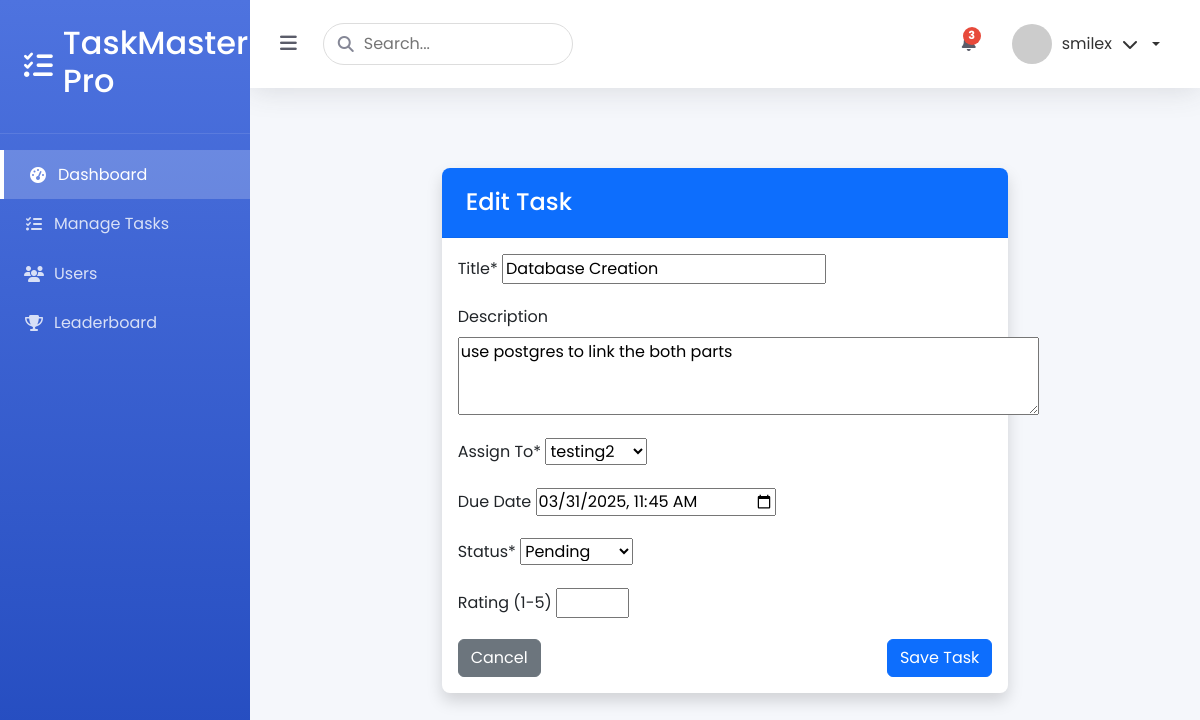
Screenshot of /tasks/4/edit/ (signed in) with the database file from the repository.
### myapp/models.py (models this page shows, shortened)
class CustomUser(AbstractUser):
    is_admin = models.BooleanField(default=False)
    points = models.IntegerField(default=0)
    rewards = models.IntegerField(default=0)
    def __str__(self):
        return self.username

class Task(models.Model):
    STATUS_CHOICES = [
        ('pending', 'Pending'),
        ('in_progress', 'In Progress'),
        ('completed', 'Completed'),
        ('verified', 'Verified'),
    ]
    title = models.CharField(max_length=200)
    description = models.TextField()
    created_by = models.ForeignKey(CustomUser, on_delete=models.CASCADE, related_name='created_tasks')
    assigned_to = models.ForeignKey(CustomUser, on_delete=models.CASCADE, related_name='assigned_tasks')
    created_at = models.DateTimeField(auto_now_add=True)
    updated_at = models.DateTimeField(auto_now=True)
    due_date = models.DateTimeField()
    status = models.CharField(max_length=20, choices=STATUS_CHOICES, default='pending')
    rating = models.IntegerField(
        null=True,
        blank=True,
        validators=[MinValueValidator(1), MaxValueValidator(5)]
    )
    admin_notes = models.TextField(null=True, blank=True)
    tracker = FieldTracker()  # For tracking field changes

### myapp/views.py (the view)
# urls.py: path('tasks/<int:pk>/edit/', edit_task, name='edit_task'),
@login_required
def edit_task(request, pk):
    task = get_object_or_404(Task, pk=pk)
    if request.method == 'POST':
        form = TaskForm(request.POST, instance=task, user=request.user)
        if form.is_valid():
            if not request.user.is_admin or not form.cleaned_data.get('rating'):
                form.instance.rating = task.rating  # Keep existing rating
            form.save()
            return redirect('managetasks')
    else:
        form = TaskForm(instance=task, user=request.user)
    context = {
        'form': form,
        'task': task
    }
    return render(request, 'myapp/task_form.html', context)

### myapp/forms.py
class TaskForm(forms.ModelForm):
    class Meta:
        model = Task
        fields = ['title', 'description', 'assigned_to', 'due_date', 'status', 'rating']
        widgets = {
            'due_date': forms.DateTimeInput(attrs={'type': 'datetime-local'}),
            'description': forms.Textarea(attrs={'rows': 3}),
        }
    def __init__(self, *args, **kwargs):
        self.user = kwargs.pop('user', None)
        super().__init__(*args, **kwargs)
        if self.user and self.user.is_admin:
            self.fields['assigned_to'].queryset = CustomUser.objects.filter(is_admin=False)
            self.fields['rating'].required = False
            self.fields['rating'].widget = forms.NumberInput(attrs={
                'min': 1,
                'max': 5,
                'step': 1
            })
        else:
            self.fields['assigned_to'].queryset = CustomUser.objects.none()
            if 'assigned_to' in self.fields:
                del self.fields['assigned_to']
            if 'rating' in self.fields:
                del self.fields['rating']

### myapp/templates/myapp/task_form.html (shortened to what this page needs)
{% extends "myapp/base_admin.html" %}
{% load static %}
{% block content %}
<div class="container py-5">
    <div class="row justify-content-center">
        <div class="col-lg-8">
            <div class="card shadow">
                <div class="card-header bg-primary text-white">
                    <h4 class="mb-0">{% if form.instance.pk %}Edit Task{% else %}Create New Task{% endif %}</h4>
                </div>
                <div class="card-body">
                    <form method="post">
                        <div class="mb-3">
                            <label for="{{ form.title.id_for_label }}" class="form-label">Title*</label>
                            {{ form.title }}
                        </div>
                        <div class="mb-3">
                            <label for="{{ form.description.id_for_label }}" class="form-label">Description</label>
                            {{ form.description }}
                        </div>
                        {% if form.assigned_to %}
                        <div class="mb-3">
                            <label for="{{ form.assigned_to.id_for_label }}" class="form-label">Assign To*</label>
                            {{ form.assigned_to }}
                        </div>
                        {% endif %}
                        <div class="mb-3">
                            <label for="{{ form.due_date.id_for_label }}" class="form-label">Due Date</label>
                            {{ form.due_date }}
                        </div>
                        <div class="mb-3">
                            <label for="{{ form.status.id_for_label }}" class="form-label">Status*</label>
                            {{ form.status }}
                        </div>
                        {% if form.rating %}
                        <div class="mb-3">
                            <label for="{{ form.rating.id_for_label }}" class="form-label">Rating (1-5)</label>
                            {{ form.rating }}
                        </div>
                        {% endif %}
                        <div class="d-flex justify-content-between">
                            <a href="{% url 'managetasks' %}" class="btn btn-secondary">Cancel</a>
                            <button type="submit" class="btn btn-primary">Save Task</button>
                        </div>
                    </form>
                </div>
            </div>
        </div>
    </div>
</div>
{% endblock %}

### myapp/templates/myapp/base_admin.html (shortened to what this page needs)
{% load static %}
<!DOCTYPE html>
<html lang="en">
<head>
    <link href="https://cdn.jsdelivr.net/npm/bootstrap@5.3.0/dist/css/bootstrap.min.css" rel="stylesheet">
    <link rel="stylesheet" href="https://cdnjs.cloudflare.com/ajax/libs/font-awesome/6.4.0/css/all.min.css">
    <link rel="stylesheet" href="{% static 'css/admin.css' %}">
</head>
<body class="admin-body">
    <div class="admin-container">
        <div class="admin-sidebar">
            <div class="sidebar-header">
                <div class="logo-container">
                    <i class="fas fa-tasks logo-icon"></i>
                    <h2>TaskMaster Pro</h2>
                </div>
            </div>
            <nav class="sidebar-nav">
                <a href="{% url 'admin_dashboard' %}" class="nav-item active">
                    <i class="fas fa-tachometer-alt"></i>
                    <span>Dashboard</span>
                </a>
                <a href="{% url 'managetasks' %}" class="nav-item">
                    <i class="fas fa-tasks"></i>
                    <span>Manage Tasks</span>
                </a>
                <a href="{% url 'users' %}" class="nav-item">
                    <i class="fas fa-users"></i>
                    <span>Users</span>
                </a>
                <a href="{% url 'leaderboard' %}" class="nav-item">
                    <i class="fas fa-trophy"></i>
                    <span>Leaderboard</span>
                </a>
            </nav>
        </div>
        <div class="admin-main">
            <header class="admin-header">
                <div class="header-left">
                    <button class="sidebar-toggle">
                        <i class="fas fa-bars"></i>
                    </button>
                    <div class="search-box">
                        <i class="fas fa-search"></i>
                        <input type="text" placeholder="Search...">
                    </div>
                </div>
                <div class="header-right">
                    <div class="notifications">
                        <span class="badge">3</span>
                    </div>
                    <div class="user-profile dropdown">
                        <div class="dropdown-toggle" data-bs-toggle="dropdown" aria-expanded="false">
                            <img src="https://ui-avatars.com/api/?name={{ request.user.username }}&background=random" alt="User">
                            <span>{{ request.user.username }}</span>
                            <i class="fas fa-chevron-down"></i>
                        </div>
                    </div>
                </div>
            </header>
            <main class="admin-content">
                {% block content %}{% endblock %}
            </main>
        </div>
    </div>
</body>
</html>

### static/css/admin.css (style rules this page uses)
:root { --primary: #4e73df; --secondary: #858796; --success: #1cc88a; --info: #36b9cc; --warning: #f6c23e; --danger: #e74a3b; --light: #f8f9fc; --dark: #5a5c69; --sidebar-width: 250px; }
body.admin-body { font-family: 'Poppins', sans-serif; background-color: #f5f7fb; color: #333; overflow-x: hidden; }
.admin-container { display: flex; min-height: 100vh; }
.admin-sidebar { width: var(--sidebar-width); background: linear-gradient(180deg, var(--primary) 0%, #224abe 100%); color: white; transition: all 0.3s; position: fixed; height: 100vh; z-index: 1000; }
.sidebar-header { padding: 1.5rem; border-bottom: 1px solid rgba(255, 255, 255, 0.1); }
.logo-container { display: flex; align-items: center; gap: 10px; }
.logo-icon { font-size: 1.8rem; }
.sidebar-nav { padding: 1rem 0; }
.nav-item { display: flex; align-items: center; padding: 0.8rem 1.5rem; color: rgba(255, 255, 255, 0.8); text-decoration: none; transition: all 0.3s; gap: 10px; }
.nav-item.active { background: rgba(255, 255, 255, 0.2); color: white; border-left: 4px solid white; }
.nav-item i { width: 20px; text-align: center; }
.admin-main { flex: 1; margin-left: var(--sidebar-width); transition: all 0.3s; }
.admin-header { background: white; padding: 1rem 1.5rem; display: flex; justify-content: space-between; align-items: center; box-shadow: 0 0.15rem 1.75rem 0 rgba(58, 59, 69, 0.15); position: sticky; top: 0; z-index: 100; }
.header-left, .header-right { display: flex; align-items: center; gap: 20px; }
.sidebar-toggle { background: none; border: none; color: var(--dark); font-size: 1.2rem; cursor: pointer; }
.search-box { position: relative; }
.search-box input { padding: 0.5rem 1rem 0.5rem 2.5rem; border-radius: 50px; border: 1px solid #ddd; width: 250px; transition: all 0.3s; }
.search-box i { position: absolute; left: 15px; top: 50%; transform: translateY(-50%); color: var(--secondary); }
.notifications { position: relative; color: var(--dark); cursor: pointer; }
.notifications .badge { position: absolute; top: -5px; right: -5px; background: var(--danger); color: white; border-radius: 50%; width: 18px; height: 18px; font-size: 0.7rem; display: flex; align-items: center; justify-content: center; }
.user-profile { display: flex; align-items: center; gap: 10px; cursor: pointer; }
.user-profile img { width: 40px; height: 40px; border-radius: 50%; object-fit: cover; }
.admin-content { padding: 2rem; }
.card { border: none; border-radius: 0.5rem; box-shadow: 0 0.15rem 1.75rem 0 rgba(58, 59, 69, 0.1); margin-bottom: 2rem; transition: transform 0.3s; }
.card-header { background-color: white; border-bottom: 1px solid rgba(0, 0, 0, 0.05); padding: 1.25rem 1.5rem; border-radius: 0.5rem 0.5rem 0 0 !important; }
.bg-primary { background: var(--primary); }
.user-profile { position: relative; }
.user-profile .dropdown-toggle { display: flex; align-items: center; gap: 10px; cursor: pointer; padding: 0.5rem 1rem; border-radius: 50px; transition: all 0.3s; }

### rows the page displays
CustomUser: user.username "smilex"
Task: title "Database Creation", description "use postgres to link the both parts", assigned_to "testing2", due_date "03/31/2025 11:45", status "Pending"
